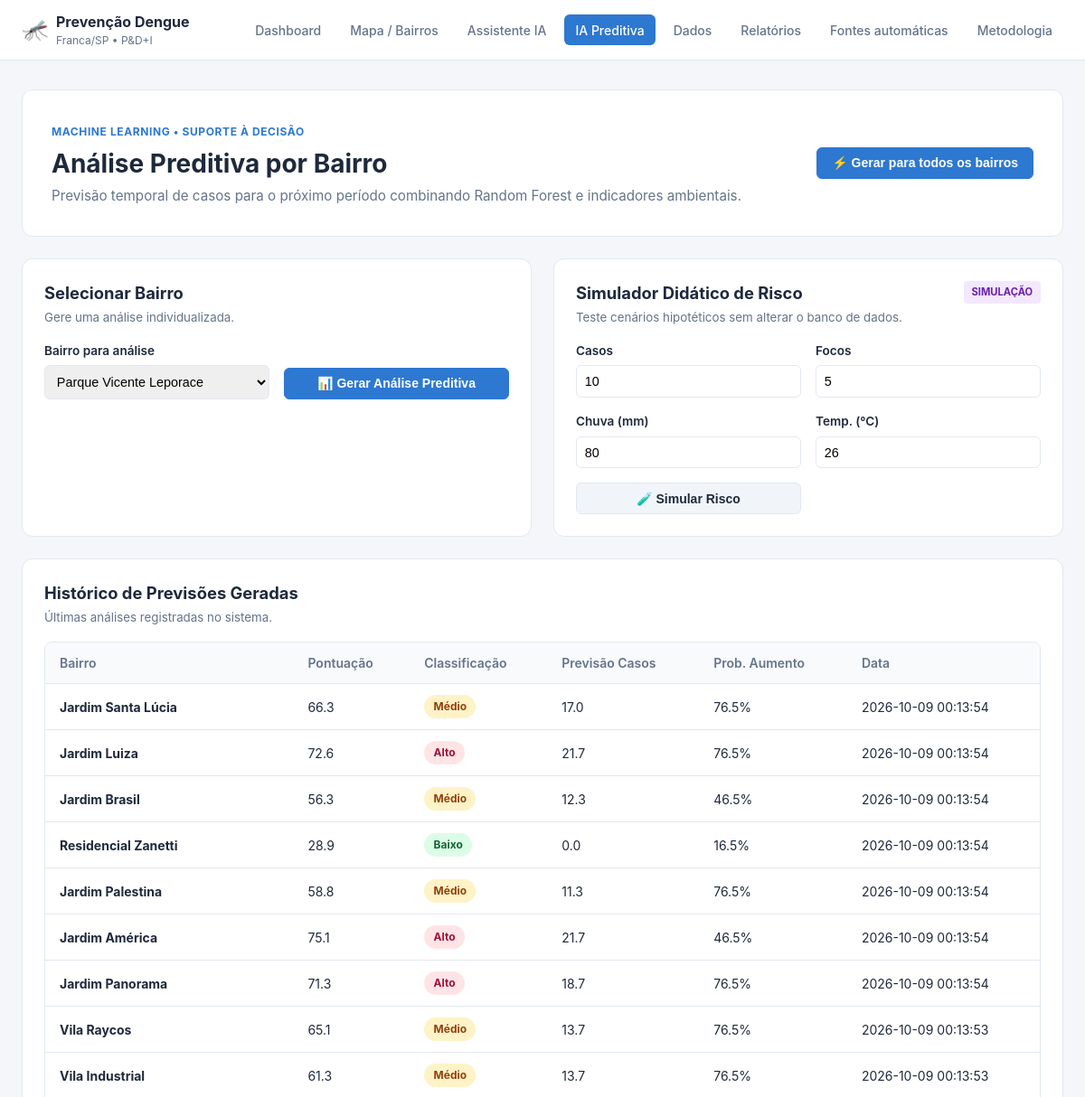
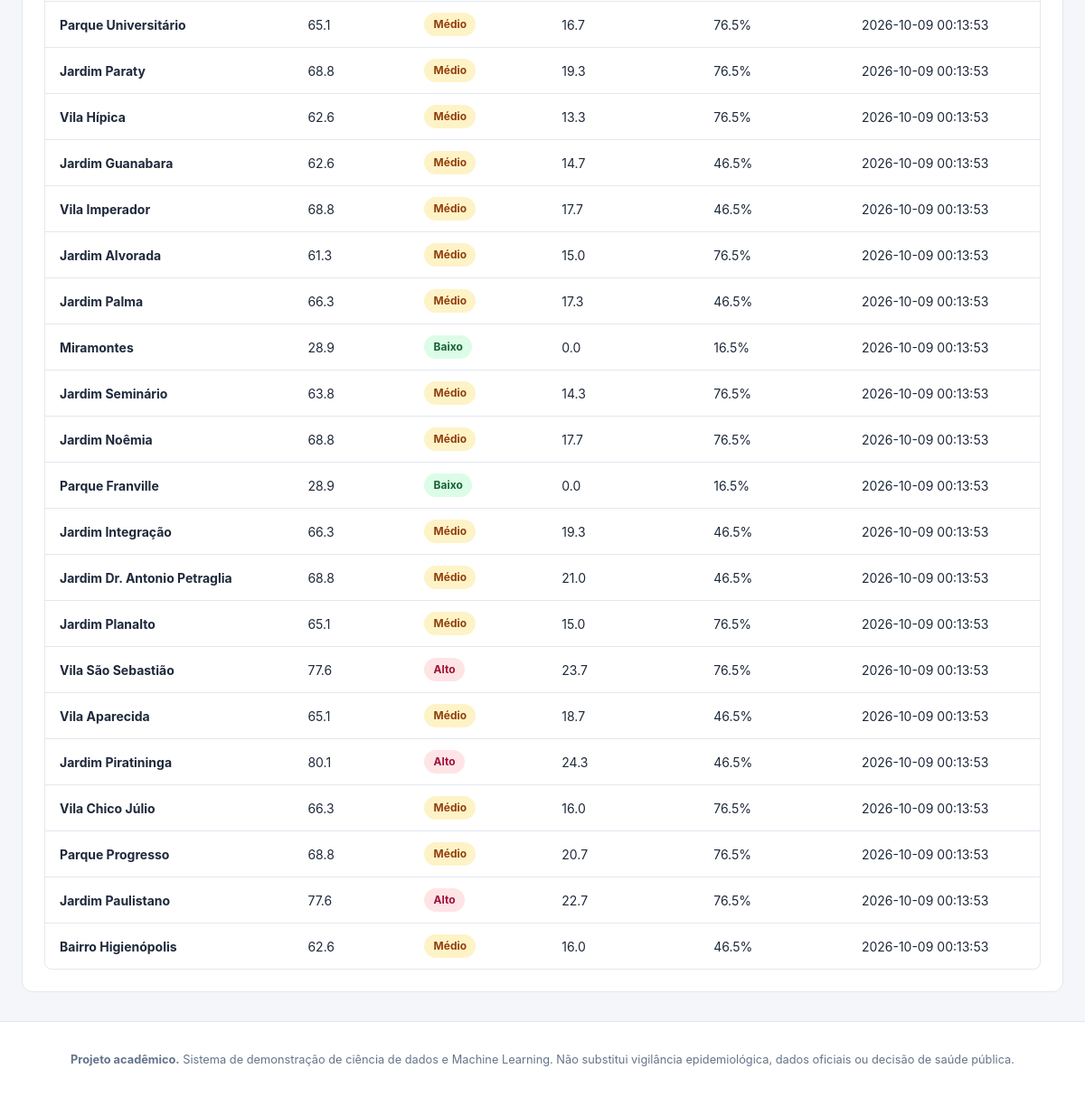
The app's page /previsao?bairro=7 with its own data (2 pictures, top to bottom).
### tables this page shows
CREATE TABLE previsoes (
            id INTEGER PRIMARY KEY AUTOINCREMENT,
            bairro_id INTEGER NOT NULL,
            data_previsao TEXT DEFAULT CURRENT_TIMESTAMP,
            pontuacao_risco REAL NOT NULL,
            classificacao TEXT NOT NULL,
            fatores_principais TEXT,
            metodo TEXT,
            mae_modelo REAL,
            rmse_modelo REAL,
            r2_modelo REAL,
            mae_teste REAL,
            rmse_teste REAL,
            r2_teste REAL,
            registro_referencia_id INTEGER,
            previsao_casos REAL,
            limite_inferior REAL,
            limite_superior REAL,
            probabilidade_aumento REAL,
            horizonte_periodos INTEGER DEFAULT 1,
            observacao TEXT,
            FOREIGN KEY (bairro_id) REFERENCES bairros(id) ON DELETE CASCADE
        );

CREATE TABLE bairros (
            id INTEGER PRIMARY KEY AUTOINCREMENT,
            nome TEXT NOT NULL UNIQUE,
            populacao INTEGER
        , codigo_ibge_bairro TEXT, latitude REAL, longitude REAL, populacao_origem TEXT DEFAULT 'manual', geometria_origem TEXT);

### app.py (the view, shortened to what this page needs)
@app.route("/previsao", methods=["GET", "POST"])
def previsao():
    conn = get_db()
    bairros = conn.execute("SELECT * FROM bairros ORDER BY nome").fetchall()
    resultado = None
    bairro_selecionado = None
    if request.method == "POST":
        bairro_id = parse_int(request.form.get("bairro_id"), 1)
        bairro_selecionado = conn.execute("SELECT * FROM bairros WHERE id=?", (bairro_id,)).fetchone() if bairro_id else None
        if bairro_selecionado:
            resultado = gerar_previsao(bairro_id, salvar=True)
        else:
            flash("Selecione um bairro válido.", "erro")
    elif request.args.get("bairro", type=int):
        bairro_id = request.args.get("bairro", type=int)
        bairro_selecionado = conn.execute("SELECT * FROM bairros WHERE id=?", (bairro_id,)).fetchone()
    historico = conn.execute("""
        SELECT p.*, b.nome bairro_nome FROM previsoes p
        JOIN bairros b ON b.id=p.bairro_id ORDER BY p.id DESC LIMIT 30
    """).fetchall()
    avaliacao = None
    cache = treinar_modelo_temporal(conn)
    return render_template("previsao.html", bairros=bairros, resultado=resultado,
                           bairro_selecionado=bairro_selecionado, historico=historico, avaliacao=avaliacao)

### app.py (called while the page is built, shortened)
def _configurar_conexao(conn):
    conn.row_factory = sqlite3.Row
    conn.execute(f"PRAGMA busy_timeout = {SQLITE_BUSY_TIMEOUT_MS}")
    conn.execute("PRAGMA foreign_keys = ON")
    try:
        conn.execute("PRAGMA journal_mode = WAL")
    except sqlite3.DatabaseError:
        pass
    return conn

def get_db():
    if "db" not in g:
        g.db = _configurar_conexao(sqlite3.connect(DB_PATH, timeout=30))
    return g.db

@app.teardown_appcontext
def fechar_db(exception=None):
    db = g.pop("db", None)
    if db is not None:
        db.close()

@app.context_processor
def contexto_global():
    def csrf_token():
        token = session.get("_csrf")
        if not token:
            token = secrets.token_urlsafe(32)
            session["_csrf"] = token
        return token
    return {"csrf_token": csrf_token, "status_origem_foco": status_origem_foco}

@app.before_request
def proteger_post():
    if request.method != "POST":
        return

def treinar_modelo_temporal(conn, force=False):
    ultima_mod = conn.execute("SELECT MAX(data_cadastro) FROM dados_historicos").fetchone()[0]
    with _MODEL_LOCK:
        cache_pronto = (
            not force
            and _MODEL_CACHE.get("versao") == MODELO_VERSAO
            and _MODEL_CACHE.get("timestamp") == ultima_mod
            and _MODEL_CACHE.get("df") is not None
        )
        if cache_pronto:
            return _MODEL_CACHE

### templates/previsao.html (shortened to what this page needs)
{% extends "base.html" %}
{% block conteudo %}
<section class="hero">
  <div>
    <span class="eyebrow">MACHINE LEARNING • SUPORTE À DECISÃO</span>
    <h1>Análise Preditiva por Bairro</h1>
    <p class="subtitulo">Previsão temporal de casos para o próximo período combinando Random Forest e indicadores ambientais.</p>
  </div>
  <div class="hero-acoes">
    <form action="{{ url_for('gerar_todas_previsoes') }}" method="post">
      <button class="botao botao-primario" type="submit">⚡ Gerar para todos os bairros</button>
    </form>
  </div>
</section>
<section class="grid-2">
  <div class="painel">
    <div class="painel-cabecalho">
      <div>
        <h2>Selecionar Bairro</h2>
        <small>Gere uma análise individualizada.</small>
      </div>
    </div>
    <form method="post" action="{{ url_for('previsao') }}" class="formulario formulario-grid">
      <label>Bairro para análise
        <select name="bairro_id" required>
          {% for b in bairros %}
            <option value="{{ b.id }}" {% if bairro_selecionado and bairro_selecionado.id == b.id %}selected{% endif %}>{{ b.nome }}</option>
          {% endfor %}
        </select>
      </label>
      <button class="botao botao-primario" type="submit">📊 Gerar Análise Preditiva</button>
    </form>
  </div>
  <div class="painel">
    <div class="painel-cabecalho">
      <div>
        <h2>Simulador Didático de Risco</h2>
        <small>Teste cenários hipotéticos sem alterar o banco de dados.</small>
      </div>
      <span class="tag tag-roxo">Simulação</span>
    </div>
    <form onsubmit="return simularRisco(event)" class="formulario formulario-grid">
      <label>Casos<input type="number" id="simCasos" min="0" value="10"></label>
      <label>Focos<input type="number" id="simFocos" min="0" value="5"></label>
      <label>Chuva (mm)<input type="number" id="simChuva" min="0" value="80"></label>
      <label>Temp. (°C)<input type="number" id="simTemp" min="-10" max="50" value="26"></label>
      <button class="botao botao-secundario" type="submit">🧪 Simular Risco</button>
    </form>
  </div>
</section>
<section class="painel">
  <div class="painel-cabecalho">
    <div>
      <h2>Histórico de Previsões Geradas</h2>
      <small>Últimas análises registradas no sistema.</small>
    </div>
  </div>
  <div class="tabela-scroll">
    <table class="tabela tabela-compacta">
      <thead>
        <tr>
          <th>Bairro</th>
          <th>Pontuação</th>
          <th>Classificação</th>
          <th>Previsão Casos</th>
          <th>Prob. Aumento</th>
          <th>Data</th>
        </tr>
      </thead>
      <tbody>
        {% for item in historico %}
        <tr>
          <td><strong>{{ item.bairro_nome }}</strong></td>
          <td>{{ '%.1f'|format(item.pontuacao_risco) if item.pontuacao_risco is not none else '—' }}</td>
          <td><span class="selo selo-{{ 'vermelho' if item.classificacao == 'Alto' else ('amarelo' if item.classificacao == 'Médio' else 'verde') }}">{{ item.classificacao }}</span></td>
          <td>{{ '%.1f'|format(item.previsao_casos) if item.previsao_casos is not none else '—' }}</td>
          <td>{{ '%.1f'|format(item.probabilidade_aumento * 100) if item.probabilidade_aumento is not none else '—' }}%</td>
          <td>{{ item.data_previsao }}</td>
        </tr>
        {% else %}
        <tr>
          <td colspan="6" class="vazio">Nenhuma previsão gerada ainda.</td>
        </tr>
        {% endfor %}
      </tbody>
    </table>
  </div>
</section>
{% endblock %}

### static/style.css (style rules this page uses)
:root { --primary: #2d78d0; --primary-dark: #1e5cb3; --bg-color: #f4f6f9; --card-bg: #ffffff; --text-main: #1e293b; --text-muted: #64748b; --border-color: #e2e8f0; --red: #e11d48; --yellow: #d97706; --green: #16a34a; --blue: #2563eb; --purple: #7c3aed; --orange: #ea580c; }
* { box-sizing: border-box; margin: 0; padding: 0; }
body { font-family: -apple-system, BlinkMacSystemFont, "Segoe UI", Roboto, Helvetica, Arial, sans-serif; background-color: var(--bg-color); color: var(--text-main); line-height: 1.5; }
.grid-2 { display: grid; grid-template-columns: repeat(auto-fit, minmax(320px, 1fr)); gap: 1.5rem; }
.hero { background: #ffffff; border: 1px solid var(--border-color); border-radius: 12px; padding: 2rem; display: flex; justify-content: space-between; align-items: center; gap: 1.5rem; flex-wrap: wrap; }
.eyebrow { font-size: 0.75rem; font-weight: 700; color: var(--primary); letter-spacing: 0.05em; text-transform: uppercase; }
.hero h1 { font-size: 1.75rem; margin: 0.25rem 0; color: var(--text-main); }
.subtitulo { color: var(--text-muted); font-size: 0.95rem; }
.hero-acoes { display: flex; align-items: center; gap: 0.5rem; flex-wrap: wrap; }
.hero-acoes form { display: inline-flex; margin: 0; }
.painel { background: #ffffff; border: 1px solid var(--border-color); border-radius: 12px; padding: 1.5rem; }
.painel-cabecalho { display: flex; justify-content: space-between; align-items: flex-start; margin-bottom: 1rem; flex-wrap: wrap; gap: 1rem; }
.painel-cabecalho h2 { font-size: 1.15rem; color: var(--text-main); }
.painel-cabecalho small { color: var(--text-muted); display: block; margin-top: 0.2rem; }
.botao { display: inline-flex; align-items: center; justify-content: center; padding: 0.53rem 1rem; font-size: 0.875rem; font-weight: 600; border-radius: 6px; border: 1px solid var(--border-color); background: #ffffff; color: var(--text-main); cursor: pointer; text-decoration: none; transition: background 0.2s; }
.botao-primario { background: var(--primary); color: #ffffff; border-color: var(--primary); }
.botao-secundario { background: #f1f5f9; }
.tag { display: inline-block; padding: 0.25rem 0.55rem; font-size: 0.7rem; font-weight: 700; border-radius: 4px; text-transform: uppercase; white-space: nowrap; width: fit-content; }
.tag-roxo { background: #f3e8ff; color: #6b21a8; }
.selo { display: inline-block; padding: 0.25rem 0.65rem; border-radius: 9999px; font-size: 0.75rem; font-weight: 700; white-space: nowrap; }
.selo-vermelho { background: #ffe4e6; color: #9f1239; }
.selo-amarelo { background: #fef3c7; color: #92400e; }
.selo-verde { background: #dcfce7; color: #166534; }
.tabela-scroll { overflow-x: auto; border-radius: 8px; border: 1px solid var(--border-color); }
.tabela { width: 100%; border-collapse: collapse; text-align: left; font-size: 0.875rem; white-space: nowrap; }
.tabela th, .tabela td { padding: 0.75rem 1rem; border-bottom: 1px solid var(--border-color); }
.tabela th { background: #f8fafc; color: var(--text-muted); font-weight: 600; }
.tabela tr:last-child td { border-bottom: none; }
.formulario-grid { display: grid; grid-template-columns: repeat(auto-fit, minmax(200px, 1fr)); gap: 1rem; align-items: end; }
.formulario label { display: flex; flex-direction: column; gap: 0.4rem; font-size: 0.85rem; font-weight: 600; width: 100%; }
.formulario input, .formulario select { padding: 0.55rem; border: 1px solid var(--border-color); border-radius: 6px; font-size: 0.9rem; width: 100%; }

### records on screen
previsoes: bairro_nome "Jardim Santa Lúcia", pontuacao_risco "66.3", classificacao "Médio", previsao_casos "17.0", probabilidade_aumento "76.5", data_previsao "2026-10-09 00:13:54"
previsoes: bairro_nome "Jardim Luiza", pontuacao_risco "72.6", classificacao "Alto", previsao_casos "21.7", probabilidade_aumento "76.5", data_previsao "2026-10-09 00:13:54"
previsoes: bairro_nome "Jardim Brasil", pontuacao_risco "56.3", classificacao "Médio", previsao_casos "12.3", probabilidade_aumento "46.5", data_previsao "2026-10-09 00:13:54"
previsoes: bairro_nome "Residencial Zanetti", pontuacao_risco "28.9", classificacao "Baixo", previsao_casos "0.0", probabilidade_aumento "16.5", data_previsao "2026-10-09 00:13:54"
previsoes: bairro_nome "Jardim Palestina", pontuacao_risco "58.8", classificacao "Médio", previsao_casos "11.3", probabilidade_aumento "76.5", data_previsao "2026-10-09 00:13:54"
previsoes: bairro_nome "Jardim América", pontuacao_risco "75.1", classificacao "Alto", previsao_casos "21.7", probabilidade_aumento "46.5", data_previsao "2026-10-09 00:13:54"
previsoes: bairro_nome "Jardim Panorama", pontuacao_risco "71.3", classificacao "Alto", previsao_casos "18.7", probabilidade_aumento "76.5", data_previsao "2026-10-09 00:13:54"
previsoes: bairro_nome "Vila Raycos", pontuacao_risco "65.1", classificacao "Médio", previsao_casos "13.7", probabilidade_aumento "76.5", data_previsao "2026-10-09 00:13:53"
previsoes: bairro_nome "Vila Industrial", pontuacao_risco "61.3", classificacao "Médio", previsao_casos "13.7", probabilidade_aumento "76.5", data_previsao "2026-10-09 00:13:53"
previsoes: bairro_nome "Parque Universitário", pontuacao_risco "65.1", classificacao "Médio", previsao_casos "16.7", probabilidade_aumento "76.5", data_previsao "2026-10-09 00:13:53"
previsoes: bairro_nome "Jardim Paraty", pontuacao_risco "68.8", classificacao "Médio", previsao_casos "19.3", probabilidade_aumento "76.5", data_previsao "2026-10-09 00:13:53"
previsoes: bairro_nome "Vila Hípica", pontuacao_risco "62.6", classificacao "Médio", previsao_casos "13.3", probabilidade_aumento "76.5", data_previsao "2026-10-09 00:13:53"
previsoes: bairro_nome "Jardim Guanabara", pontuacao_risco "62.6", classificacao "Médio", previsao_casos "14.7", probabilidade_aumento "46.5", data_previsao "2026-10-09 00:13:53"
previsoes: bairro_nome "Vila Imperador", pontuacao_risco "68.8", classificacao "Médio", previsao_casos "17.7", probabilidade_aumento "46.5", data_previsao "2026-10-09 00:13:53"
previsoes: bairro_nome "Jardim Alvorada", pontuacao_risco "61.3", classificacao "Médio", previsao_casos "15.0", probabilidade_aumento "76.5", data_previsao "2026-10-09 00:13:53"
previsoes: bairro_nome "Jardim Palma", pontuacao_risco "66.3", classificacao "Médio", previsao_casos "17.3", probabilidade_aumento "46.5", data_previsao "2026-10-09 00:13:53"
previsoes: bairro_nome "Miramontes", pontuacao_risco "28.9", classificacao "Baixo", previsao_casos "0.0", probabilidade_aumento "16.5", data_previsao "2026-10-09 00:13:53"
previsoes: bairro_nome "Jardim Seminário", pontuacao_risco "63.8", classificacao "Médio", previsao_casos "14.3", probabilidade_aumento "76.5", data_previsao "2026-10-09 00:13:53"
previsoes: bairro_nome "Jardim Noêmia", pontuacao_risco "68.8", classificacao "Médio", previsao_casos "17.7", probabilidade_aumento "76.5", data_previsao "2026-10-09 00:13:53"
previsoes: bairro_nome "Parque Franville", pontuacao_risco "28.9", classificacao "Baixo", previsao_casos "0.0", probabilidade_aumento "16.5", data_previsao "2026-10-09 00:13:53"
previsoes: bairro_nome "Jardim Integração", pontuacao_risco "66.3", classificacao "Médio", previsao_casos "19.3", probabilidade_aumento "46.5", data_previsao "2026-10-09 00:13:53"
previsoes: bairro_nome "Jardim Dr. Antonio Petraglia", pontuacao_risco "68.8", classificacao "Médio", previsao_casos "21.0", probabilidade_aumento "46.5", data_previsao "2026-10-09 00:13:53"
previsoes: bairro_nome "Jardim Planalto", pontuacao_risco "65.1", classificacao "Médio", previsao_casos "15.0", probabilidade_aumento "76.5", data_previsao "2026-10-09 00:13:53"
previsoes: bairro_nome "Vila São Sebastião", pontuacao_risco "77.6", classificacao "Alto", previsao_casos "23.7", probabilidade_aumento "76.5", data_previsao "2026-10-09 00:13:53"
previsoes: bairro_nome "Vila Aparecida", pontuacao_risco "65.1", classificacao "Médio", previsao_casos "18.7", probabilidade_aumento "46.5", data_previsao "2026-10-09 00:13:53"
previsoes: bairro_nome "Jardim Piratininga", pontuacao_risco "80.1", classificacao "Alto", previsao_casos "24.3", probabilidade_aumento "46.5", data_previsao "2026-10-09 00:13:53"
previsoes: bairro_nome "Vila Chico Júlio", pontuacao_risco "66.3", classificacao "Médio", previsao_casos "16.0", probabilidade_aumento "76.5", data_previsao "2026-10-09 00:13:53"
previsoes: bairro_nome "Parque Progresso", pontuacao_risco "68.8", classificacao "Médio", previsao_casos "20.7", probabilidade_aumento "76.5", data_previsao "2026-10-09 00:13:53"
previsoes: bairro_nome "Jardim Paulistano", pontuacao_risco "77.6", classificacao "Alto", previsao_casos "22.7", probabilidade_aumento "76.5", data_previsao "2026-10-09 00:13:53"
previsoes: bairro_nome "Bairro Higienópolis", pontuacao_risco "62.6", classificacao "Médio", previsao_casos "16.0", probabilidade_aumento "46.5", data_previsao "2026-10-09 00:13:53"

### other values on screen
form field bairro_id "Parque Vicente Leporace"
